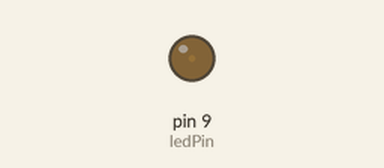
A sketch run on a simulated Arduino Uno, built with avr-gcc and run on an emulated ATmega328P. Parts: output pins drawn as LEDs (lit = HIGH).

Above: at 0.05 s.
At 1.15 s:
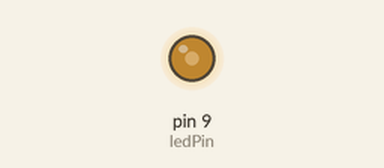
At 2.3 s:
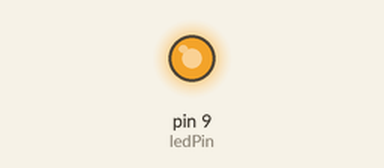
At 4.6 s:
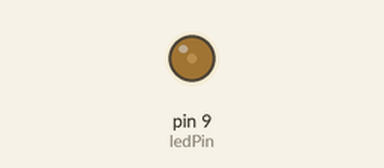
Timing chart, 0 to 6.7 s (numbered marks = the images above):
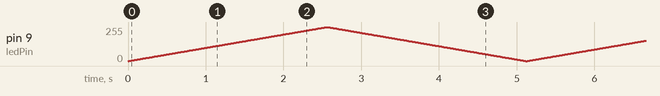

The sketch:

LedTrialShieldBlueBeltSolution.ino
```cpp
/*

  Led Trial Shield, Blue Belt
  (C) 2015 Thijs van Beers and Richel Bilderbeek

*/

//The LED is connected to pin 9 on the Trial Shield
const int ledPin = 9;

void setup()
{
  //The LED is an output
  pinMode(ledPin, OUTPUT);
}

void loop() {
  //For loop fading the LED on
  for (int fadeValue = 0 ; fadeValue < 256; ++fadeValue)
  {
    analogWrite(ledPin, fadeValue);
    delay(10);
  }
  //For loop fading the LED off
  for (int fadeValue = 255 ; fadeValue > -1; --fadeValue)
  {
    analogWrite(ledPin, fadeValue);
    delay(10);
  }
}
```
